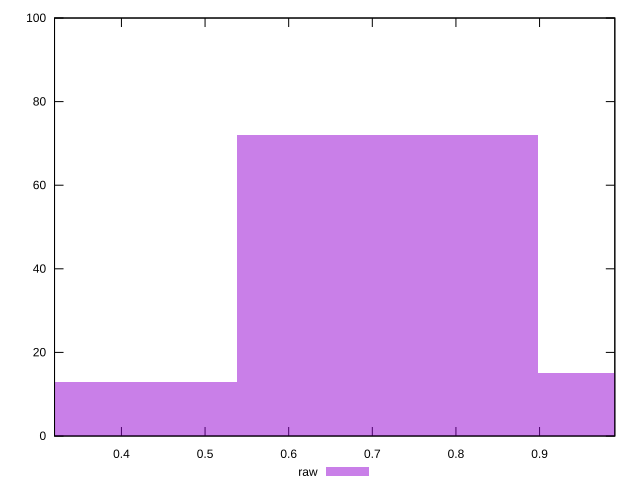

The script that saved this image:
reset

$raw <<EOF
0.3591599985076722 13
1.0774799955230168 15
0.7183199970153444 72
EOF

set key outside below
set boxwidth 0.3591599985076722
set xrange [0.32:0.99]
set yrange [0:100]
set trange [0:100]
set style fill transparent solid 0.5 noborder
set terminal svg size 640, 490 enhanced background rgb 'white'
set output "reports/report_00028_2021-02-24T12-49-42.674Z/meta/score/samples/agenda/raw/histogram.svg"

plot $raw title "raw" with boxes

reset
